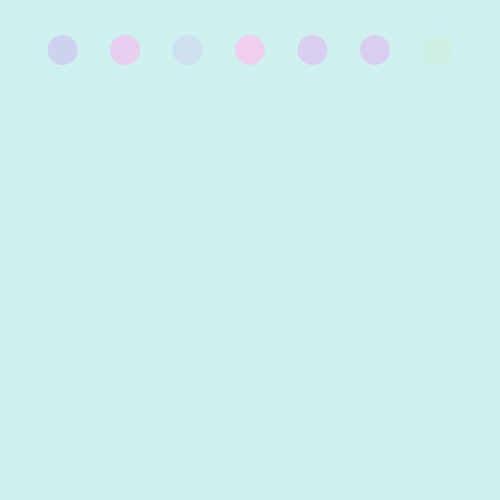
Frame 1 (no input)
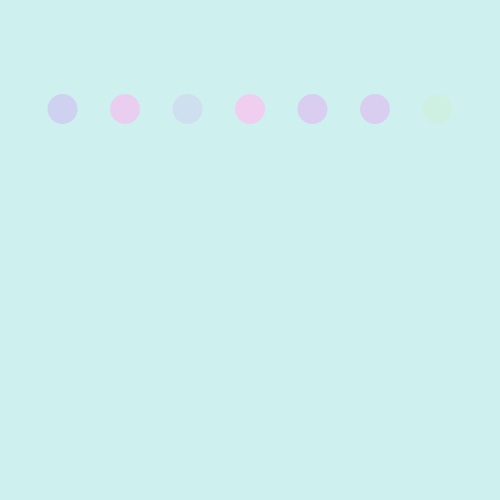
Frame 60 (the mouse pressed at the canvas centre just before this capture)
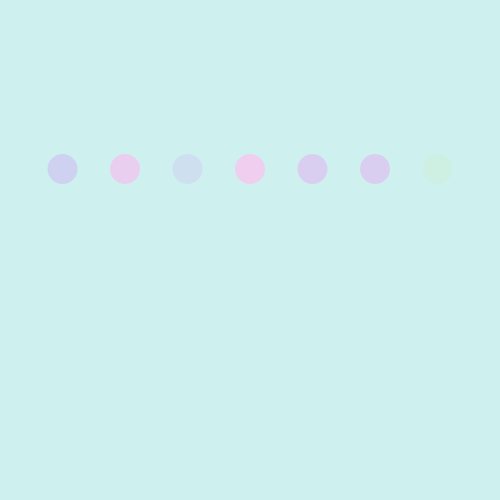
Frame 120 (the mouse held since frame 60 and released just before this capture)

The Processing sketch that drew these frames (run headless with seeded random() and noise(); from frame 60 on, the mouse is pressed at the canvas centre):

// Processing sketch: processing_162919
// ── processing_162919.pde

float y = 50.0;
float speed = 1.0;
float radius = 15.0;
 
void setup() {
  size(500, 500);
  smooth();
  noStroke();
  ellipseMode(RADIUS);
}
 
void draw() {
  background(206, 240, 239);
  fill(239, 206, 240);
  ellipse(width/2.0, y, radius, radius);
  fill(233, 206, 240);
  ellipse(width/4.0, y, radius, radius);
  fill(218, 206, 240);
  ellipse(3*width/4.0, y, radius, radius);
  fill(206, 209, 240);
  ellipse(width/8.0, y, radius, radius);
  fill(206, 223, 240);
  ellipse(3*width/8.0, y, radius, radius);
  fill(218, 206, 240);
  ellipse(5*width/8.0, y, radius, radius);
  fill(206, 240, 227);
  ellipse(7*width/8.0, y, radius, radius);
  y = y + speed;
  if (y >= height-radius) {
    speed = -speed;
  }else if (y <= radius){
    speed = -speed;
  }
}
